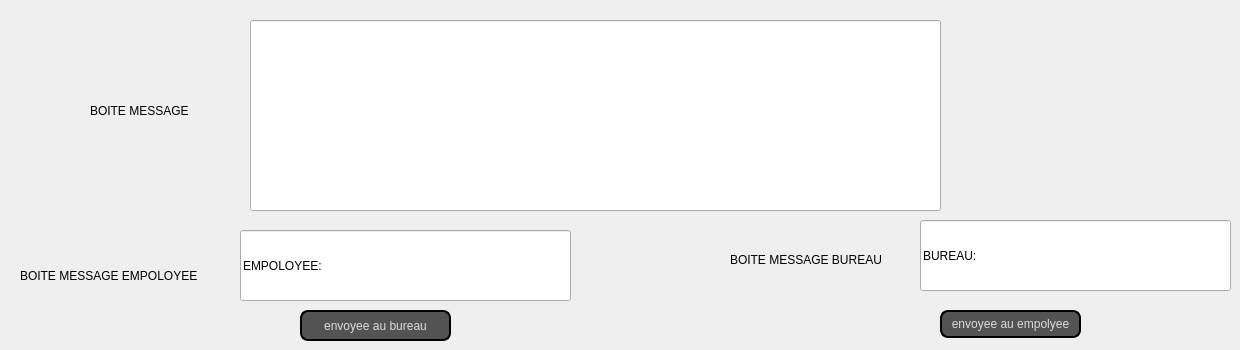
      <widget class="QWidget" name="tab_7">
       <attribute name="title">
        <string>chatting</string>
       </attribute>
       <widget class="QLineEdit" name="boit_mes_emp">
        <property name="geometry">
         <rect>
          <x>240</x>
          <y>230</y>
          <width>331</width>
          <height>71</height>
         </rect>
        </property>
        <property name="text">
         <string>EMPOLOYEE:</string>
        </property>
       </widget>
       <widget class="QLineEdit" name="boite_mes_bur">
        <property name="geometry">
         <rect>
          <x>920</x>
          <y>220</y>
          <width>311</width>
          <height>71</height>
         </rect>
        </property>
        <property name="text">
         <string>BUREAU:</string>
        </property>
       </widget>
       <widget class="QLabel" name="label_21">
        <property name="geometry">
         <rect>
          <x>20</x>
          <y>260</y>
          <width>191</width>
          <height>31</height>
         </rect>
        </property>
        <property name="styleSheet">
         <string notr="true">font: 14pt &quot;MingLiU_HKSCS-ExtB&quot;;</string>
        </property>
        <property name="text">
         <string>BOITE MESSAGE EMPOLOYEE</string>
        </property>
       </widget>
       <widget class="QLabel" name="label_23">
        <property name="geometry">
         <rect>
          <x>730</x>
          <y>250</y>
          <width>161</width>
          <height>20</height>
         </rect>
        </property>
        <property name="styleSheet">
         <string notr="true">font: 14pt &quot;MingLiU_HKSCS-ExtB&quot;;</string>
        </property>
        <property name="text">
         <string>BOITE MESSAGE BUREAU</string>
        </property>
       </widget>
       <widget class="QPushButton" name="envoi_bur">
        <property name="geometry">
         <rect>
          <x>300</x>
          <y>310</y>
          <width>151</width>
          <height>31</height>
         </rect>
        </property>
        <property name="styleSheet">
         <string notr="true">QPushButton {
color: #dcdcdc;
background:#535353;
border: none;
font-size:12px;
font-family:Arial, Helvetica, sans-serif;
border: 2px solid ;
border-radius: 8px;
}
QPushButton:hover {
color:#fff;
	background-color: rgb(0, 0, 127);
border: none;
}</string>
        </property>
        <property name="text">
         <string>envoyee au bureau</string>
        </property>
       </widget>
       <widget class="QPushButton" name="mess_bur">
        <property name="geometry">
         <rect>
          <x>940</x>
          <y>310</y>
          <width>141</width>
          <height>28</height>
         </rect>
        </property>
        <property name="styleSheet">
         <string notr="true">QPushButton {
color: #dcdcdc;
background:#535353;
border: none;
font-size:12px;
font-family:Arial, Helvetica, sans-serif;
border: 2px solid ;
border-radius: 8px;
}
QPushButton:hover {
color:#fff;
	background-color: rgb(0, 0, 127);
border: none;
}</string>
        </property>
        <property name="text">
         <string>envoyee au empolyee</string>
        </property>
       </widget>
       <widget class="QLineEdit" name="test">
        <property name="geometry">
         <rect>
          <x>250</x>
          <y>20</y>
          <width>691</width>
          <height>191</height>
         </rect>
        </property>
       </widget>
       <widget class="QLabel" name="label_24">
        <property name="geometry">
         <rect>
          <x>90</x>
          <y>100</y>
          <width>151</width>
          <height>21</height>
         </rect>
        </property>
        <property name="styleSheet">
         <string notr="true">font: 14pt &quot;MingLiU_HKSCS-ExtB&quot;;</string>
        </property>
        <property name="text">
         <string>BOITE MESSAGE</string>
        </property>
       </widget>
      </widget>
